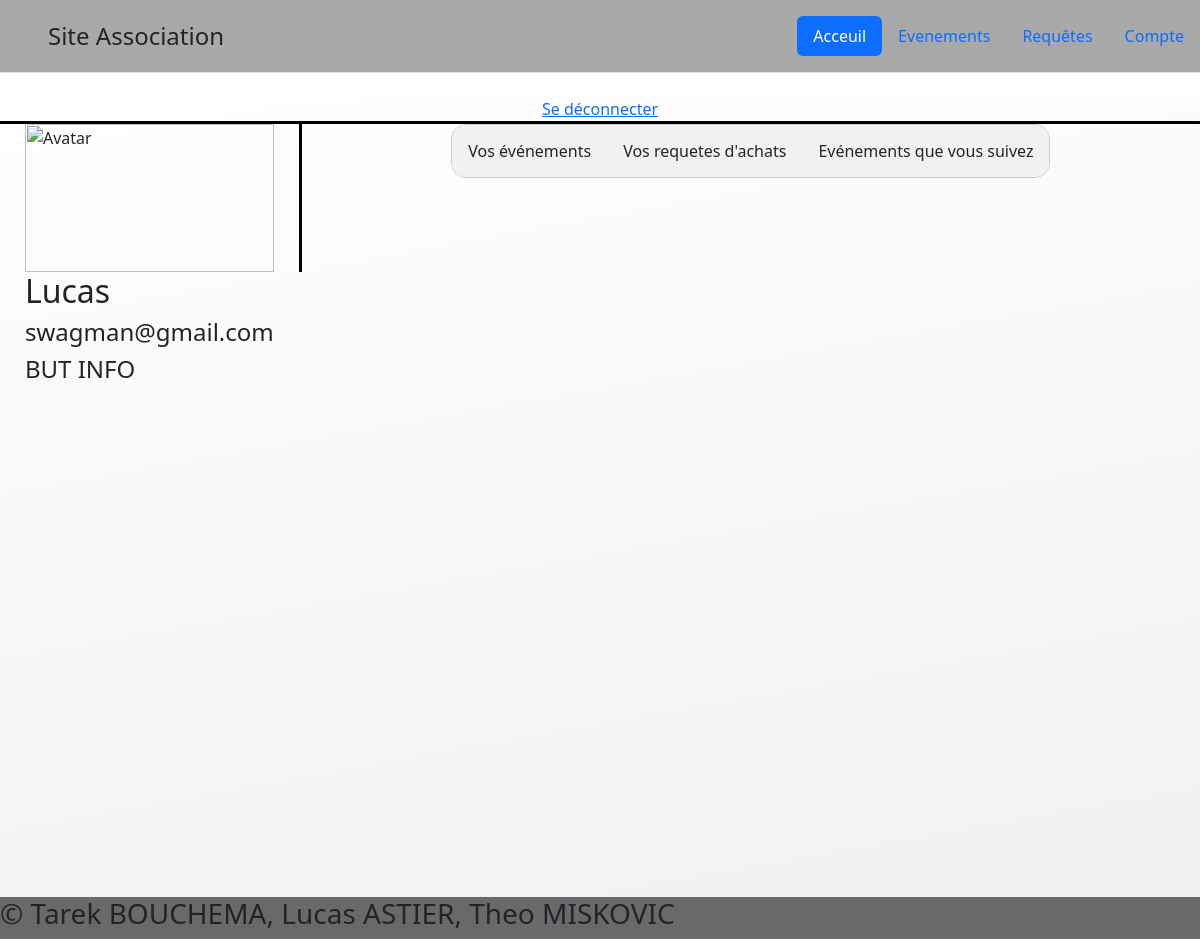
Page /index.php?module=connection (signed in) on the committed database.
### tables this page shows
CREATE TABLE `users` (
  `id` bigint(20) UNSIGNED NOT NULL,
  `username` varchar(25) NOT NULL,
  `email` varchar(255) NOT NULL,
  `password` varchar(255) NOT NULL,
  `promotion` varchar(10) NOT NULL,
  `role` varchar(20) NOT NULL DEFAULT 'user'
);

### modules/account/cont_account.php (called while the page is built, shortened)
<?php
    include_once "modules/account/view_account.php";
    class ContConnection{
        public $view;
        public function __construct(){
            $this->view = new ViewAccount();
        }
        public function profilePage(){
            $this->view->profilePage();
        }
    }
?>

### index.php (called while the page is built, shortened)
<?php
    include_once "connection.php";
    if(isset($_GET['module'])){
        switch($_GET['module']){
            case 'connection':
                $module = new ModAccount();
                break;
        }
    }else{
        include_once "modules/mainPage/mod_mainPage.php";
        $module = new ModMainPage();
    }
    require_once "template.php";
?>

### connection.php (called while the page is built, shortened)
<?php
    class Connection{
        private static $host = "host";
        private static $user = "user";
        private static $dbName = "db_name";
        private static $pass = "password";
        protected static $db;
        public static function connect(){
            self::$db= new PDO(
                'mysql:dbname=' . self::$dbName . ';host=' . self::$host . ';charset=utf8',
                self::$user,
                self::$pass
            );
        }
        public static function getUserDataFromId($id){
            $query = self::$db->prepare("SELECT * FROM users WHERE id = :id");
            $query->execute(array(":id" => $id));
            return $query->fetch();
        }
    }
?>

### modules/account/view_account.php (the view, shortened to what this page needs)
<?php
    class ViewAccount extends GenericView{
            ?>
            <?php
        public function profilePage(){
            ?>
            <HTML>
                <a href='index.php?action=logout&module=connection'>Se déconnecter</a>
                <div id='PP'>
                    <div id='PPLeftColumn'>
                        <div id="PPLeftTop">
                            <img src="https://www.w3schools.com/howto/img_avatar.png" alt="Avatar" style="width:100%">
                            <div>
                                <h2><?php echo Connection::getUserDataFromId($_SESSION['id'])['username']?></h2>
                                <h4><?php echo Connection::getUserDataFromId($_SESSION['id'])['email']?></h4>
                                <h4>BUT <?php echo Connection::getUserDataFromId($_SESSION['id'])['promotion']?></h4>
                            </div>
                        </div>
                    </div>
                    <div id='PPRightColumn'>
                        <div id="PPTabs">
                            <button id="PPBtn1" class="btn PPTabLinks" onclick="changeContent('getEvents')">Vos événements</button>
                            <button id="PPBtn2" class="btn PPTabLinks" onclick="changeContent('getRequests')">Vos requetes d'achats</button>
                            <button id="PPBtn3" class="btn PPTabLinks" onclick="changeContent('getSubEvents')">Evénements que vous suivez</button>
                        </div>
                    </div>
                </div>
            </HTML>
            <?php
        }
    }
?>

### style.css (style rules this page uses)
body { width: 100%; display: flex; flex-direction: column; align-items: center; }
#PP { width: 100%; display: flex; flex-direction: row; }
#PPLeftColumn { order: 1; flex-grow: 1; display: flex; flex-direction: column; align-items: center; border-radius: 25px, 0px, 0px, 25px; border-top: 3px solid #000000; border-right: 1px solid #000000; }
#PPRightColumn { order: 2; flex-grow: 6; display: flex; flex-direction: column; align-items: center; border-radius: 0px, 25px, 25px, 0px; border-top: 3px solid #000000; border-left: 2px solid #000000; }
#PPTabs { order: 1; overflow: hidden; border: 1px solid #ccc; background-color: #f1f1f1; border-radius: 15px 15px 15px 15px }
#PPTabs button { background-color: inherit; float: left; border: none; outline: none; cursor: pointer; padding: 14px 16px; transition: 0.3s; }

### rows in the picture
users: username "Lucas", email "swagman@gmail.com", promotion "INFO"
